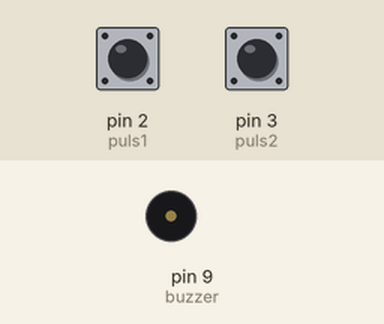
Bench run of a sketch on a simulated Arduino Uno, built with avr-gcc and run on an emulated ATmega328P. Parts: buzzer (waves = sounding). The test bench sets the inputs (shaded band); at power-on: pin 3 (puls2) LOW, pin 2 (puls1) LOW.

Above: at 1.2 s.
1.3 s: pin 3 (puls2) pulled HIGH for 0.15 s
At 1.5 s:
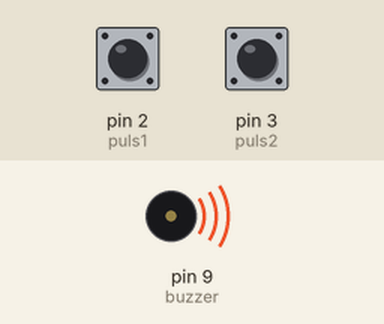
Timing chart, 0 to 10.4 s (numbered marks = the images above; inputs shaded):
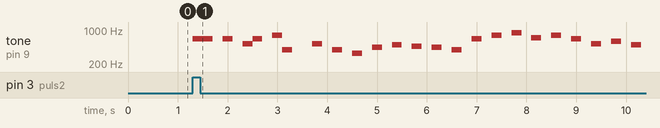

Measured:
- after the input at 1.3 s, tone on pin 9 (buzzer): plays 659 Hz for 0.40 s, 659 Hz for 0.20 s, 523 Hz for 0.20 s, 659 Hz for 0.20 s, 784 Hz for 0.20 s, 392 Hz for 0.20 s … (23 notes in this stretch), starting at once

The sketch:

PRACTICA-4.4-BUZZERCONDOSPULSADORES.ino
```cpp
//Oscar Jose Barrios Cotom - 2022241

int puls1 = 2;//Variables y se escoge el pin
int puls2 = 3;
int buzzer = 9;


int melodia1[] = {//melodia 1
330, 440, 440, 494, 494, 523, 523, 587, 587, 659, 659, 698, 698, 784, 784, 880, 880 //Frecuencias para el buzzer
};

int melodia2[] = {//melodia 2
 659, 659, 0, 659, 0, 523, 659, 0, 784, 392, 0, 0, 523, 0, 392, 0,//Frecuencias para el buzzer
 330, 0, 440, 0, 494, 0, 466, 0, 440, 0, 392, 0, 659, 0, 784, 0,
 880, 0, 698, 0, 784, 0, 659, 0, 523, 0, 587, 0, 494, 0, 523, 0,
 0, 0, 0, 659, 0, 784, 0, 880, 0, 698, 0, 784, 0, 659, 0, 523,
 0, 587, 0, 494, 0, 523, 0, 0, 0, 0, 494, 0, 523, 0, 587, 0,
 494, 0, 523, 0, 0, 0, 659, 0};

int duracion = 200;//lo qeu dura cada nota

void setup() {

  pinMode(puls1, INPUT);//se configuran como entrada o salida
  pinMode(puls2, INPUT);
  pinMode(buzzer, OUTPUT);
}

void loop() {

  if (digitalRead(puls1) == HIGH) {//Comprobar si se ha pulsado el primer pulsador
    //Reproducir la primera melodía
    for (int i = 0; i < sizeof(melodia1) / sizeof(melodia1[0]); i++) {
      tone(buzzer, melodia1[i], duracion);//el buzzer va a reproducir la melodia si se presiona el boton 1
      delay(duracion);//el delay sera la duracion de cada nota
    }
    // Pausar la reproducción durante 1 segundo
    delay(1000);
  }

    else if (digitalRead(puls2) == HIGH) {// Comprobar si se ha pulsado el segundo pulsador
    // Reproducir la segunda melodía
    for (int i = 0; i < sizeof(melodia2) / sizeof(melodia2[0]); i++) {
      tone(buzzer, melodia2[i], duracion);//el buzzer va a reproducir la melodia si se presiona el boton 2
      delay(duracion);//el delay sera la duracion de cada nota
    }

    delay(1000);//tiempo
  }
}
```
